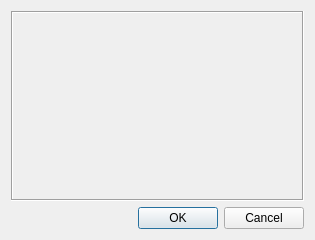
<?xml version="1.0" encoding="UTF-8"?>
<ui version="4.0">
 <class>Capture</class>
 <widget class="QDialog" name="Capture">
  <property name="geometry">
   <rect>
    <x>0</x>
    <y>0</y>
    <width>311</width>
    <height>237</height>
   </rect>
  </property>
  <property name="windowTitle">
   <string>Dialog</string>
  </property>
  <layout class="QGridLayout" name="gridLayout">
   <item row="0" column="0">
    <widget class="QLabel" name="label">
     <property name="minimumSize">
      <size>
       <width>293</width>
       <height>190</height>
      </size>
     </property>
     <property name="maximumSize">
      <size>
       <width>293</width>
       <height>190</height>
      </size>
     </property>
     <property name="frameShape">
      <enum>QFrame::Box</enum>
     </property>
     <property name="frameShadow">
      <enum>QFrame::Sunken</enum>
     </property>
     <property name="text">
      <string/>
     </property>
    </widget>
   </item>
   <item row="1" column="0">
    <widget class="QDialogButtonBox" name="buttonBox">
     <property name="orientation">
      <enum>Qt::Horizontal</enum>
     </property>
     <property name="standardButtons">
      <set>QDialogButtonBox::Cancel|QDialogButtonBox::Ok</set>
     </property>
    </widget>
   </item>
  </layout>
 </widget>
 <resources/>
 <connections>
  <connection>
   <sender>buttonBox</sender>
   <signal>accepted()</signal>
   <receiver>Capture</receiver>
   <slot>accept()</slot>
   <hints>
    <hint type="sourcelabel">
     <x>248</x>
     <y>254</y>
    </hint>
    <hint type="destinationlabel">
     <x>157</x>
     <y>274</y>
    </hint>
   </hints>
  </connection>
  <connection>
   <sender>buttonBox</sender>
   <signal>rejected()</signal>
   <receiver>Capture</receiver>
   <slot>reject()</slot>
   <hints>
    <hint type="sourcelabel">
     <x>316</x>
     <y>260</y>
    </hint>
    <hint type="destinationlabel">
     <x>286</x>
     <y>274</y>
    </hint>
   </hints>
  </connection>
 </connections>
</ui>
